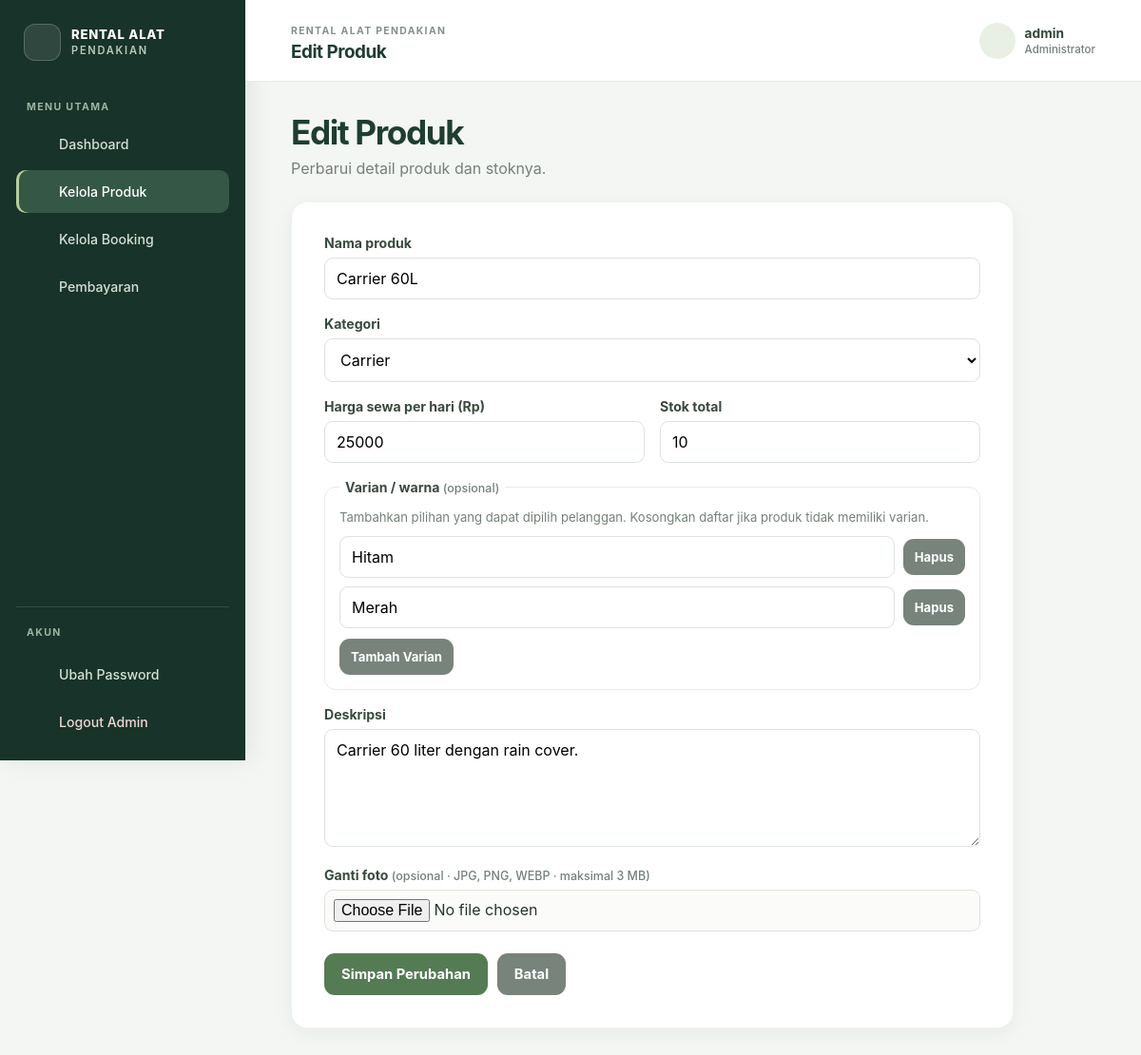
The page /admin/produk_edit.php?id=2 (signed in) on the database its author committed.
### tables this page shows
CREATE TABLE products (
  id              INT AUTO_INCREMENT PRIMARY KEY,
  category_id     INT NOT NULL,
  nama            VARCHAR(150) NOT NULL,
  deskripsi       TEXT,
  harga_per_hari  INT NOT NULL,
  deposit         INT NOT NULL DEFAULT 0,          
  gambar          VARCHAR(255),
  is_active       TINYINT(1) NOT NULL DEFAULT 1,
  created_at      TIMESTAMP DEFAULT CURRENT_TIMESTAMP,
  FOREIGN KEY (category_id) REFERENCES categories(id)
);

CREATE TABLE categories (
  id    INT AUTO_INCREMENT PRIMARY KEY,
  nama  VARCHAR(50) NOT NULL,
  slug  VARCHAR(60) NOT NULL UNIQUE
);

### includes/functions.php (called while the page is built, shortened)
<?php
function e($s){ return htmlspecialchars((string)$s, ENT_QUOTES, 'UTF-8'); }

### admin/produk_edit.php (the view, shortened to what this page needs)
<?php
require_once __DIR__ . '/../includes/admin_products.php';
$productId = filter_var($_GET['id'] ?? $_POST['id'] ?? null, FILTER_VALIDATE_INT);
$productQuery = $pdo->prepare(
  'SELECT id,category_id,nama,deskripsi,harga_per_hari,gambar FROM products WHERE id=?'
);
$productQuery->execute([$productId]);
$product = $productQuery->fetch();
$categories = $pdo->query('SELECT id,nama FROM categories ORDER BY nama')->fetchAll();
$variants = admin_product_stock_variants($pdo, $productId);
$currentStock = array_sum(array_column($variants, 'stok_total'));
$form = [
  'nama' => $product['nama'],
  'category_id' => $product['category_id'],
  'harga_per_hari' => $product['harga_per_hari'],
  'stok' => $currentStock,
  'deskripsi' => $product['deskripsi'],
];
require_once __DIR__ . '/../includes/admin_layout.php';
?>
  <div class="admin-page-heading"><div><h1>Edit Produk</h1><p>Perbarui detail produk dan stoknya.</p></div></div>
  <section class="admin-form-card">
    <form class="admin-product-form" method="post" enctype="multipart/form-data">
      <label for="nama">Nama produk</label>
      <input id="nama" name="nama" maxlength="150" value="<?= e($form['nama'] ?? '') ?>" required>
      <label for="category_id">Kategori</label>
      <select id="category_id" name="category_id" required>
        <?php foreach ($categories as $category): ?><option value="<?= (int)$category['id'] ?>"<?= (string)($form['category_id'] ?? '') === (string)$category['id'] ? ' selected' : '' ?>><?= e($category['nama']) ?></option><?php endforeach; ?>
      </select>
      <div class="admin-form-row">
        <div><label for="harga_per_hari">Harga sewa per hari (Rp)</label><input id="harga_per_hari" name="harga_per_hari" type="number" min="1" step="1" value="<?= e($form['harga_per_hari'] ?? '') ?>" required></div>
        <div><label for="stok">Stok total</label><input id="stok" name="stok" type="number" min="0" step="1" value="<?= e($form['stok'] ?? '0') ?>" required></div>
      </div>
      <label for="deskripsi">Deskripsi</label>
      <textarea id="deskripsi" name="deskripsi" rows="5" maxlength="10000"><?= e($form['deskripsi'] ?? '') ?></textarea>
      <label for="gambar">Ganti foto <span class="admin-label-note">(opsional · JPG, PNG, WEBP · maksimal 3 MB)</span></label>
      <input id="gambar" name="gambar" type="file" accept="image/jpeg,image/png,image/webp">
      <div class="admin-form-actions"><button class="btn" type="submit">Simpan Perubahan</button><a class="btn alt" href="index.php">Batal</a></div>
    </form>
  </section>

### assets/css/style.css (style rules this page uses)
:root { --forest: #1f3d32; --forest-deep: #183329; --green: #557b54; --green-soft: #e9f0e7; --sand: #f5f5f0; --ink: #26342c; --muted: #748078; --line: #e7ebe6; --shadow: 0 12px 32px rgba(31, 61, 50, .08); }
* { box-sizing: border-box; }
html { scroll-behavior: smooth; }
body { margin: 0; color: var(--ink); background: var(--sand); font-family: Inter, "Segoe UI", system-ui, sans-serif; -webkit-font-smoothing: antialiased; }
.btn { display: inline-flex; min-height: 44px; align-items: center; justify-content: center; gap: 9px; padding: 11px 18px; border: 0; border-radius: 11px; color: #fff; background: var(--green); cursor: pointer; font: inherit; font-size: .92rem; font-weight: 700; text-decoration: none; transition: background-color .25s ease, box-shadow .25s ease, transform .25s ease; }
.btn.alt { background: #78837c; }
input, select, textarea { width: 100%; margin: 4px 0 12px; padding: 11px 12px; border: 1px solid #dce3dc; border-radius: 9px; background: #fff; font: inherit; }
.admin-page-heading { display: flex; align-items: center; justify-content: space-between; gap: 20px; margin-bottom: 25px; }
.admin-page-heading h1 { margin: 0; color: var(--forest); font-size: clamp(1.65rem, 3vw, 2.2rem); letter-spacing: -.04em; }
.admin-page-heading p { margin: 7px 0 0; color: var(--muted); }
.admin-form-card { max-width: 760px; padding: clamp(20px, 4vw, 34px); border: 1px solid rgba(31, 61, 50, .06); border-radius: 17px; background: #fff; box-shadow: 0 5px 20px rgba(31, 61, 50, .055); }
.admin-product-form label { display: block; margin: 0 0 7px; color: #394a3f; font-size: .88rem; font-weight: 650; }
.admin-product-form input, .admin-product-form select, .admin-product-form textarea { margin: 0 0 17px; }
.admin-product-form input[type=file] { padding: 9px; background: #fbfcfa; }
.admin-product-form textarea { resize: vertical; }
.admin-form-row { display: grid; grid-template-columns: 1fr 1fr; gap: 16px; }
.admin-form-row > div { min-width: 0; }
.admin-label-note { color: var(--muted); font-size: .78rem; font-weight: 450; }
.admin-form-actions { display: flex; flex-wrap: wrap; gap: 10px; margin-top: 6px; }
.admin-app { min-height: 100vh; background: #f3f6f3; }
.admin-content .admin-form-card { width: 100%; }

### rows shown on the page
products: nama "Carrier 60L", category_id "Carrier", harga_per_hari "25000", deskripsi "Carrier 60 liter dengan rain cover."

### other values the page prints
$item['label'] "Dashboard"
$item['label'] "Kelola Produk"
$item['label'] "Kelola Booking"
$item['label'] "Pembayaran"
$title "Edit Produk"
$_SESSION['admin_username'] "admin"
